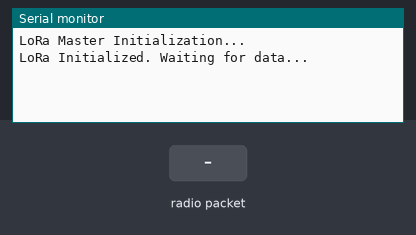
Recording of a sketch running on a simulated ESP32. Parts: the last lines printed to the serial monitor. The inputs (shaded band) are chosen by the test bench. No radio packets arrive unless stated.

Above: at 1.2 s.
1.3 s: radio packet "1" arrives
At 2.5 s:
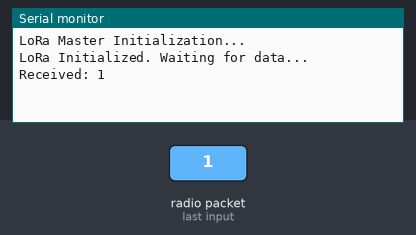
2.8 s: radio packet "0" arrives
At 3.6 s:
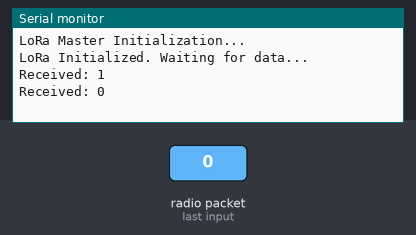
4.3 s: radio packet "2" arrives
At 4.8 s:
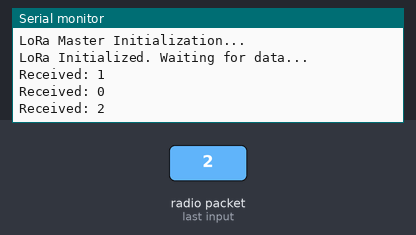

The sketch:

Mlorapush.ino
```cpp
// master of push buttons
#include <SPI.h>
#include <LoRa.h>

#define SS_PIN    5    // LoRa module NSS (Chip select) pin
#define RST_PIN   14   // LoRa module RESET pin
#define DIO0_PIN  26   // LoRa module DIO0 pin

void setup() {
  Serial.begin(115200);  // Start serial communication for debugging
  while (!Serial);

  Serial.println("LoRa Master Initialization...");

  LoRa.setPins(SS_PIN, RST_PIN, DIO0_PIN);

  if (!LoRa.begin(433E6)) {  // Set frequency to 433 MHz
    Serial.println("Starting LoRa failed!");
    while (1);  // Halt if initialization fails
  }

  Serial.println("LoRa Initialized. Waiting for data...");
}

void loop() {
  int packetSize = LoRa.parsePacket();  // Check if a packet is available

  if (packetSize) {
    String receivedText = "";

    // Read all available bytes in the packet
    while (LoRa.available()) {
      receivedText += (char)LoRa.read();
    }

    Serial.println("Received: " + receivedText);  // Print the received message
  }
}
```

Measured:
- after the input at 1.3 s, the serial monitor: prints a new line at once (image 1)
- after the input at 2.8 s, the serial monitor: prints a new line at once (image 2)
- after the input at 4.3 s, the serial monitor: prints a new line at once (image 3)
